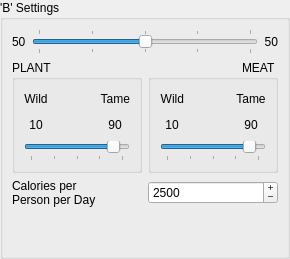
         <widget class="QGroupBox" name="diet_comp_box_2" >
          <property name="sizePolicy" >
           <sizepolicy vsizetype="Fixed" hsizetype="Expanding" >
            <horstretch>0</horstretch>
            <verstretch>0</verstretch>
           </sizepolicy>
          </property>
          <property name="title" >
           <string>'B' Settings</string>
          </property>
          <layout class="QGridLayout" >
           <property name="margin" >
            <number>9</number>
           </property>
           <property name="spacing" >
            <number>6</number>
           </property>
           <item row="2" column="0" colspan="2" >
            <layout class="QHBoxLayout" >
             <property name="spacing" >
              <number>6</number>
             </property>
             <property name="margin" >
              <number>0</number>
             </property>
             <item>
              <widget class="QLabel" name="label6_2" >
               <property name="toolTip" >
                <string>&lt;html>&lt;head>&lt;meta name="qrichtext" content="1" />&lt;style type="text/css">
p, li { white-space: pre-wrap; }
&lt;/style>&lt;/head>&lt;body style=" font-family:'Sans Serif'; font-size:9pt; font-weight:400; font-style:normal; text-decoration:none;">
&lt;p style=" margin-top:0px; margin-bottom:0px; margin-left:0px; margin-right:0px; -qt-block-indent:0; text-indent:0px;">Average requirements for each individual&lt;/p>&lt;/body>&lt;/html></string>
               </property>
               <property name="whatsThis" >
                <string>&lt;html>&lt;head>&lt;meta name="qrichtext" content="1" />&lt;style type="text/css">
p, li { white-space: pre-wrap; }
&lt;/style>&lt;/head>&lt;body style=" font-family:'Sans Serif'; font-size:9pt; font-weight:400; font-style:normal; text-decoration:none;">
&lt;p style=" margin-top:0px; margin-bottom:0px; margin-left:0px; margin-right:0px; -qt-block-indent:0; text-indent:0px;">This figure is an average only.  In the future, I hope to be able to implement a feature whereby the human population is modelled, and account for different requirements of men, adult women, pregnant women, lactating women, and children.&lt;/p>&lt;/body>&lt;/html></string>
               </property>
               <property name="text" >
                <string>Calories per
Person per Day</string>
               </property>
               <property name="wordWrap" >
                <bool>false</bool>
               </property>
              </widget>
             </item>
             <item>
              <widget class="QSpinBox" name="spinBoxDailyCalories_2" >
               <property name="toolTip" >
                <string>&lt;html>&lt;head>&lt;meta name="qrichtext" content="1" />&lt;style type="text/css">
p, li { white-space: pre-wrap; }
&lt;/style>&lt;/head>&lt;body style=" font-family:'Sans Serif'; font-size:9pt; font-weight:400; font-style:normal; text-decoration:none;">
&lt;p style=" margin-top:0px; margin-bottom:0px; margin-left:0px; margin-right:0px; -qt-block-indent:0; text-indent:0px;">Set the average number of calories per day required per person&lt;/p>&lt;/body>&lt;/html></string>
               </property>
               <property name="whatsThis" >
                <string>&lt;html>&lt;head>&lt;meta name="qrichtext" content="1" />&lt;style type="text/css">
p, li { white-space: pre-wrap; }
&lt;/style>&lt;/head>&lt;body style=" font-family:'Sans Serif'; font-size:9pt; font-weight:400; font-style:normal; text-decoration:none;">
&lt;p style=" margin-top:0px; margin-bottom:0px; margin-left:0px; margin-right:0px; -qt-block-indent:0; text-indent:0px;">In future versions of LandUse Analyst, the demographics of the human population will be modelled, but currently the user has to supply one figure for an average number of calories required by a single person on a daily basis.&lt;/p>&lt;/body>&lt;/html></string>
               </property>
               <property name="buttonSymbols" >
                <enum>QAbstractSpinBox::PlusMinus</enum>
               </property>
               <property name="minimum" >
                <number>1</number>
               </property>
               <property name="maximum" >
                <number>5000</number>
               </property>
               <property name="singleStep" >
                <number>1</number>
               </property>
               <property name="value" >
                <number>2500</number>
               </property>
              </widget>
             </item>
            </layout>
           </item>
           <item row="1" column="0" >
            <widget class="QGroupBox" name="groupplantpercent_2" >
             <property name="title" >
              <string>PLANT</string>
             </property>
             <layout class="QGridLayout" >
              <property name="margin" >
               <number>9</number>
              </property>
              <property name="spacing" >
               <number>6</number>
              </property>
              <item row="1" column="1" >
               <spacer>
                <property name="orientation" >
                 <enum>Qt::Horizontal</enum>
                </property>
                <property name="sizeHint" stdset="0" >
                 <size>
                  <width>40</width>
                  <height>20</height>
                 </size>
                </property>
               </spacer>
              </item>
              <item row="1" column="2" >
               <widget class="QLabel" name="labelCropTamePercent_2" >
                <property name="toolTip" >
                 <string>&lt;html>&lt;head>&lt;meta name="qrichtext" content="1" />&lt;style type="text/css">
p, li { white-space: pre-wrap; }
&lt;/style>&lt;/head>&lt;body style=" font-family:'Sans Serif'; font-size:9pt; font-weight:400; font-style:normal; text-decoration:none;">
&lt;p style=" margin-top:0px; margin-bottom:0px; margin-left:0px; margin-right:0px; -qt-block-indent:0; text-indent:0px;">The percentage of calories of the population's &lt;span style=" font-style:italic; text-decoration: underline;">plant&lt;/span> portion of the diet that is supplied by domesticated plants (crops).&lt;/p>&lt;/body>&lt;/html></string>
                </property>
                <property name="text" >
                 <string>90</string>
                </property>
                <property name="alignment" >
                 <set>Qt::AlignCenter</set>
                </property>
               </widget>
              </item>
              <item row="2" column="0" colspan="3" >
               <widget class="QSlider" name="sliderCrop_2" >
                <property name="toolTip" >
                 <string>&lt;html>&lt;head>&lt;meta name="qrichtext" content="1" />&lt;style type="text/css">
p, li { white-space: pre-wrap; }
&lt;/style>&lt;/head>&lt;body style=" font-family:'Sans Serif'; font-size:9pt; font-weight:400; font-style:normal; text-decoration:none;">
&lt;p style=" margin-top:0px; margin-bottom:0px; margin-left:0px; margin-right:0px; -qt-block-indent:0; text-indent:0px;">Adjust this slider to set the ratio of Wild:Tame plants in the plant portion of the diet (calories)&lt;/p>&lt;/body>&lt;/html></string>
                </property>
                <property name="whatsThis" >
                 <string>&lt;html>&lt;head>&lt;meta name="qrichtext" content="1" />&lt;style type="text/css">
p, li { white-space: pre-wrap; }
&lt;/style>&lt;/head>&lt;body style=" font-family:'Sans Serif'; font-size:9pt; font-weight:400; font-style:normal; text-decoration:none;">
&lt;p style=" margin-top:0px; margin-bottom:0px; margin-left:0px; margin-right:0px; -qt-block-indent:0; text-indent:0px;">The Wild to Tame Ratio is the distinction you must make when defining the settlements plant or meat portion of the diet. This setting relies on the assumption that all of their food comes from either wild sources or tame sources. To adjust, simply move the slider left or right, or spin your mouse wheel. &lt;span style=" font-weight:600;">Note that this setting is based on calories&lt;/span>&lt;/p>&lt;/body>&lt;/html></string>
                </property>
                <property name="maximum" >
                 <number>100</number>
                </property>
                <property name="singleStep" >
                 <number>1</number>
                </property>
                <property name="pageStep" >
                 <number>1</number>
                </property>
                <property name="value" >
                 <number>90</number>
                </property>
                <property name="sliderPosition" >
                 <number>90</number>
                </property>
                <property name="orientation" >
                 <enum>Qt::Horizontal</enum>
                </property>
                <property name="tickPosition" >
                 <enum>QSlider::TicksBelow</enum>
                </property>
                <property name="tickInterval" >
                 <number>25</number>
                </property>
               </widget>
              </item>
              <item row="1" column="0" >
               <widget class="QLabel" name="labelCropWildPercent_2" >
                <property name="toolTip" >
                 <string>&lt;html>&lt;head>&lt;meta name="qrichtext" content="1" />&lt;style type="text/css">
p, li { white-space: pre-wrap; }
&lt;/style>&lt;/head>&lt;body style=" font-family:'Sans Serif'; font-size:9pt; font-weight:400; font-style:normal; text-decoration:none;">
&lt;p style=" margin-top:0px; margin-bottom:0px; margin-left:0px; margin-right:0px; -qt-block-indent:0; text-indent:0px;">The percentage of calories of the population's &lt;span style=" font-style:italic; text-decoration: underline;">plant&lt;/span> portion of the diet that is supplied by non-domesticated plants.&lt;/p>&lt;/body>&lt;/html></string>
                </property>
                <property name="text" >
                 <string>10</string>
                </property>
                <property name="alignment" >
                 <set>Qt::AlignCenter</set>
                </property>
               </widget>
              </item>
              <item row="0" column="0" >
               <widget class="QLabel" name="label_10" >
                <property name="text" >
                 <string>Wild</string>
                </property>
                <property name="alignment" >
                 <set>Qt::AlignCenter</set>
                </property>
               </widget>
              </item>
              <item row="0" column="2" >
               <widget class="QLabel" name="label_12" >
                <property name="text" >
                 <string>Tame</string>
                </property>
                <property name="alignment" >
                 <set>Qt::AlignRight|Qt::AlignTrailing|Qt::AlignVCenter</set>
                </property>
               </widget>
              </item>
              <item row="0" column="1" >
               <spacer>
                <property name="orientation" >
                 <enum>Qt::Horizontal</enum>
                </property>
                <property name="sizeHint" stdset="0" >
                 <size>
                  <width>40</width>
                  <height>20</height>
                 </size>
                </property>
               </spacer>
              </item>
             </layout>
            </widget>
           </item>
           <item row="0" column="0" colspan="2" >
            <layout class="QHBoxLayout" >
             <property name="spacing" >
              <number>6</number>
             </property>
             <property name="margin" >
              <number>0</number>
             </property>
             <item>
              <widget class="QLabel" name="labelCropPercent_2" >
               <property name="toolTip" >
                <string>&lt;html>&lt;head>&lt;meta name="qrichtext" content="1" />&lt;style type="text/css">
p, li { white-space: pre-wrap; }
&lt;/style>&lt;/head>&lt;body style=" font-family:'Sans Serif'; font-size:9pt; font-weight:400; font-style:normal; text-decoration:none;">
&lt;p style=" margin-top:0px; margin-bottom:0px; margin-left:0px; margin-right:0px; -qt-block-indent:0; text-indent:0px;">The percentage of calories of the populations diet that is supplied by food that comes from plants.&lt;/p>&lt;/body>&lt;/html></string>
               </property>
               <property name="text" >
                <string>50</string>
               </property>
              </widget>
             </item>
             <item>
              <widget class="QSlider" name="sliderDiet_2" >
               <property name="toolTip" >
                <string>&lt;html>&lt;head>&lt;meta name="qrichtext" content="1" />&lt;style type="text/css">
p, li { white-space: pre-wrap; }
&lt;/style>&lt;/head>&lt;body style=" font-family:'Sans Serif'; font-size:9pt; font-weight:400; font-style:normal; text-decoration:none;">
&lt;p style=" margin-top:0px; margin-bottom:0px; margin-left:0px; margin-right:0px; -qt-block-indent:0; text-indent:0px;">Adjust this slider to set the ratio of Plant:Meat plants in the diet (calories)&lt;/p>&lt;/body>&lt;/html></string>
               </property>
               <property name="whatsThis" >
                <string>&lt;html>&lt;head>&lt;meta name="qrichtext" content="1" />&lt;style type="text/css">
p, li { white-space: pre-wrap; }
&lt;/style>&lt;/head>&lt;body style=" font-family:'Sans Serif'; font-size:9pt; font-weight:400; font-style:normal; text-decoration:none;">
&lt;p style=" margin-top:0px; margin-bottom:0px; margin-left:0px; margin-right:0px; -qt-block-indent:0; text-indent:0px;">Set the overall division in the diet as a ratio between calories provided by &lt;span style=" font-weight:600; color:#0000ff;">Plants&lt;/span> and calories provided by &lt;span style=" font-weight:600; color:#0000ff;">Meat&lt;/span> with the top slider. You can either click and drag with the mouse, or use the mouse wheel. As you slide it, you will see that the percentages for both are automatically adjusted. This setting includes food from both wild and tame sources.&lt;/p>
&lt;p style="-qt-paragraph-type:empty; margin-top:0px; margin-bottom:0px; margin-left:0px; margin-right:0px; -qt-block-indent:0; text-indent:0px;">&lt;/p>
&lt;p style=" margin-top:0px; margin-bottom:0px; margin-left:0px; margin-right:0px; -qt-block-indent:0; text-indent:0px;">The Plant to Meat Ratio is the primary distinction you must make when defining the settlements diet. This setting relies on the assumption that all food comes from either plants or animals, regardless of whether or not it is tame or wild. &lt;span style=" font-weight:600; color:#0000ff;">Note that this setting is based on calories&lt;/span>&lt;/p>&lt;/body>&lt;/html></string>
               </property>
               <property name="maximum" >
                <number>100</number>
               </property>
               <property name="singleStep" >
                <number>1</number>
               </property>
               <property name="pageStep" >
                <number>1</number>
               </property>
               <property name="value" >
                <number>50</number>
               </property>
               <property name="sliderPosition" >
                <number>50</number>
               </property>
               <property name="orientation" >
                <enum>Qt::Horizontal</enum>
               </property>
               <property name="tickPosition" >
                <enum>QSlider::TicksBothSides</enum>
               </property>
               <property name="tickInterval" >
                <number>25</number>
               </property>
              </widget>
             </item>
             <item>
              <widget class="QLabel" name="labelMeatPercent_2" >
               <property name="toolTip" >
                <string>&lt;html>&lt;head>&lt;meta name="qrichtext" content="1" />&lt;style type="text/css">
p, li { white-space: pre-wrap; }
&lt;/style>&lt;/head>&lt;body style=" font-family:'Sans Serif'; font-size:9pt; font-weight:400; font-style:normal; text-decoration:none;">
&lt;p style=" margin-top:0px; margin-bottom:0px; margin-left:0px; margin-right:0px; -qt-block-indent:0; text-indent:0px;">The percentage of calories of the populations diet that is supplied by food that comes from animals.&lt;/p>&lt;/body>&lt;/html></string>
               </property>
               <property name="text" >
                <string>50</string>
               </property>
               <property name="alignment" >
                <set>Qt::AlignRight|Qt::AlignTrailing|Qt::AlignVCenter</set>
               </property>
              </widget>
             </item>
            </layout>
           </item>
           <item row="1" column="1" >
            <widget class="QGroupBox" name="groupmeatpercent_2" >
             <property name="layoutDirection" >
              <enum>Qt::RightToLeft</enum>
             </property>
             <property name="title" >
              <string>MEAT</string>
             </property>
             <layout class="QGridLayout" >
              <property name="margin" >
               <number>9</number>
              </property>
              <property name="spacing" >
               <number>6</number>
              </property>
              <item row="0" column="0" >
               <widget class="QLabel" name="label_15" >
                <property name="text" >
                 <string>Tame</string>
                </property>
                <property name="alignment" >
                 <set>Qt::AlignCenter</set>
                </property>
               </widget>
              </item>
              <item row="1" column="1" >
               <spacer>
                <property name="orientation" >
                 <enum>Qt::Horizontal</enum>
                </property>
                <property name="sizeHint" stdset="0" >
                 <size>
                  <width>40</width>
                  <height>20</height>
                 </size>
                </property>
               </spacer>
              </item>
              <item row="1" column="2" >
               <widget class="QLabel" name="labelMeatWildPercent_2" >
                <property name="toolTip" >
                 <string>&lt;html>&lt;head>&lt;meta name="qrichtext" content="1" />&lt;style type="text/css">
p, li { white-space: pre-wrap; }
&lt;/style>&lt;/head>&lt;body style=" font-family:'Sans Serif'; font-size:9pt; font-weight:400; font-style:normal; text-decoration:none;">
&lt;p style=" margin-top:0px; margin-bottom:0px; margin-left:0px; margin-right:0px; -qt-block-indent:0; text-indent:0px;">The percentage of calories of the population's &lt;span style=" font-style:italic; text-decoration: underline;">meat&lt;/span> portion of the diet that is supplied by non-domesticated animals.  (Hunting, fishing, scavenging, etc.)&lt;/p>&lt;/body>&lt;/html></string>
                </property>
                <property name="text" >
                 <string>10</string>
                </property>
                <property name="alignment" >
                 <set>Qt::AlignCenter</set>
                </property>
               </widget>
              </item>
              <item row="0" column="2" >
               <widget class="QLabel" name="label_16" >
                <property name="text" >
                 <string>Wild</string>
                </property>
                <property name="alignment" >
                 <set>Qt::AlignRight|Qt::AlignTrailing|Qt::AlignVCenter</set>
                </property>
               </widget>
              </item>
              <item row="1" column="0" >
               <widget class="QLabel" name="labelMeatTamePercent_2" >
                <property name="toolTip" >
                 <string>&lt;html>&lt;head>&lt;meta name="qrichtext" content="1" />&lt;style type="text/css">
p, li { white-space: pre-wrap; }
&lt;/style>&lt;/head>&lt;body style=" font-family:'Sans Serif'; font-size:9pt; font-weight:400; font-style:normal; text-decoration:none;">
&lt;p style=" margin-top:0px; margin-bottom:0px; margin-left:0px; margin-right:0px; -qt-block-indent:0; text-indent:0px;">The percentage of calories of the population's &lt;span style=" font-style:italic; text-decoration: underline;">meat&lt;/span> portion of the diet that is supplied by domesticated animals.&lt;/p>&lt;/body>&lt;/html></string>
                </property>
                <property name="layoutDirection" >
                 <enum>Qt::LeftToRight</enum>
                </property>
                <property name="text" >
                 <string>90</string>
                </property>
                <property name="alignment" >
                 <set>Qt::AlignCenter</set>
                </property>
               </widget>
              </item>
              <item row="2" column="0" colspan="3" >
               <widget class="QSlider" name="sliderMeat_2" >
                <property name="toolTip" >
                 <string>&lt;html>&lt;head>&lt;meta name="qrichtext" content="1" />&lt;style type="text/css">
p, li { white-space: pre-wrap; }
&lt;/style>&lt;/head>&lt;body style=" font-family:'Sans Serif'; font-size:9pt; font-weight:400; font-style:normal; text-decoration:none;">
&lt;p style=" margin-top:0px; margin-bottom:0px; margin-left:0px; margin-right:0px; -qt-block-indent:0; text-indent:0px;">Adjust this slider to set the ratio of Wild:Tame animals in the meat portion of the diet (calories)&lt;/p>&lt;/body>&lt;/html></string>
                </property>
                <property name="whatsThis" >
                 <string>&lt;html>&lt;head>&lt;meta name="qrichtext" content="1" />&lt;style type="text/css">
p, li { white-space: pre-wrap; }
&lt;/style>&lt;/head>&lt;body style=" font-family:'Sans Serif'; font-size:9pt; font-weight:400; font-style:normal; text-decoration:none;">
&lt;p style=" margin-top:0px; margin-bottom:0px; margin-left:0px; margin-right:0px; -qt-block-indent:0; text-indent:0px;">The Wild to Tame Ratio is the distinction you must make when defining the settlements plant or meat portion of the diet. This setting relies on the assumption that all of their food comes from either wild sources or tame sources. To adjust, simply move the slider left or right, or spin your mouse wheel. &lt;span style=" font-weight:600;">Note that this setting is based on calories&lt;/span>&lt;/p>&lt;/body>&lt;/html></string>
                </property>
                <property name="layoutDirection" >
                 <enum>Qt::LeftToRight</enum>
                </property>
                <property name="maximum" >
                 <number>100</number>
                </property>
                <property name="singleStep" >
                 <number>1</number>
                </property>
                <property name="pageStep" >
                 <number>1</number>
                </property>
                <property name="value" >
                 <number>90</number>
                </property>
                <property name="sliderPosition" >
                 <number>90</number>
                </property>
                <property name="orientation" >
                 <enum>Qt::Horizontal</enum>
                </property>
                <property name="tickPosition" >
                 <enum>QSlider::TicksBelow</enum>
                </property>
                <property name="tickInterval" >
                 <number>25</number>
                </property>
               </widget>
              </item>
              <item row="0" column="1" >
               <spacer>
                <property name="orientation" >
                 <enum>Qt::Horizontal</enum>
                </property>
                <property name="sizeHint" stdset="0" >
                 <size>
                  <width>40</width>
                  <height>20</height>
                 </size>
                </property>
               </spacer>
              </item>
             </layout>
            </widget>
           </item>
           <item row="3" column="0" colspan="2" >
            <spacer>
             <property name="orientation" >
              <enum>Qt::Vertical</enum>
             </property>
             <property name="sizeHint" stdset="0" >
              <size>
               <width>20</width>
               <height>40</height>
              </size>
             </property>
            </spacer>
           </item>
          </layout>
         </widget>
